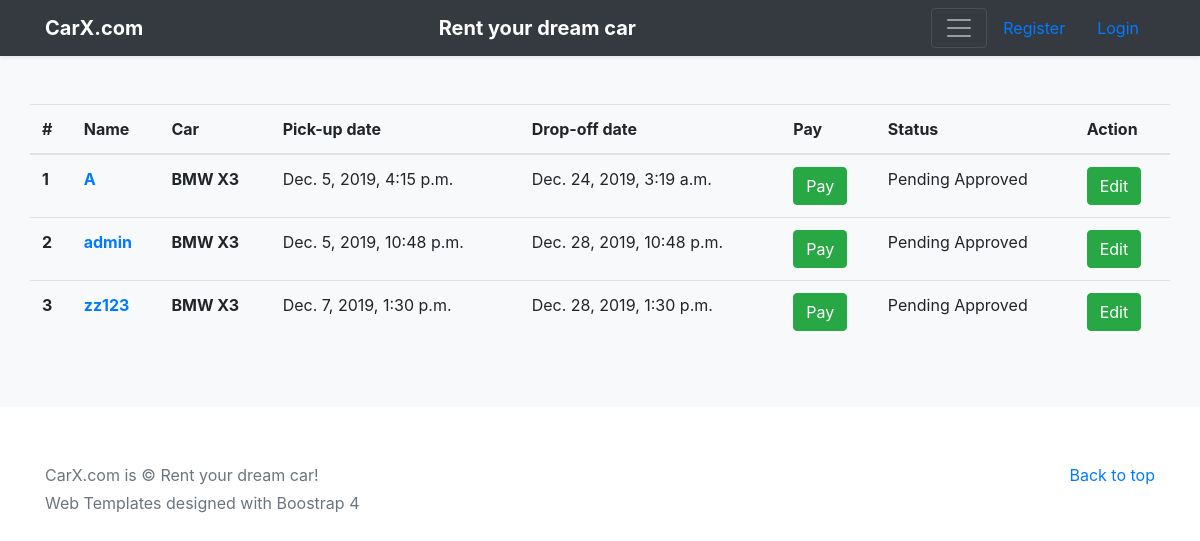
Before: /booking/all with the older database file.
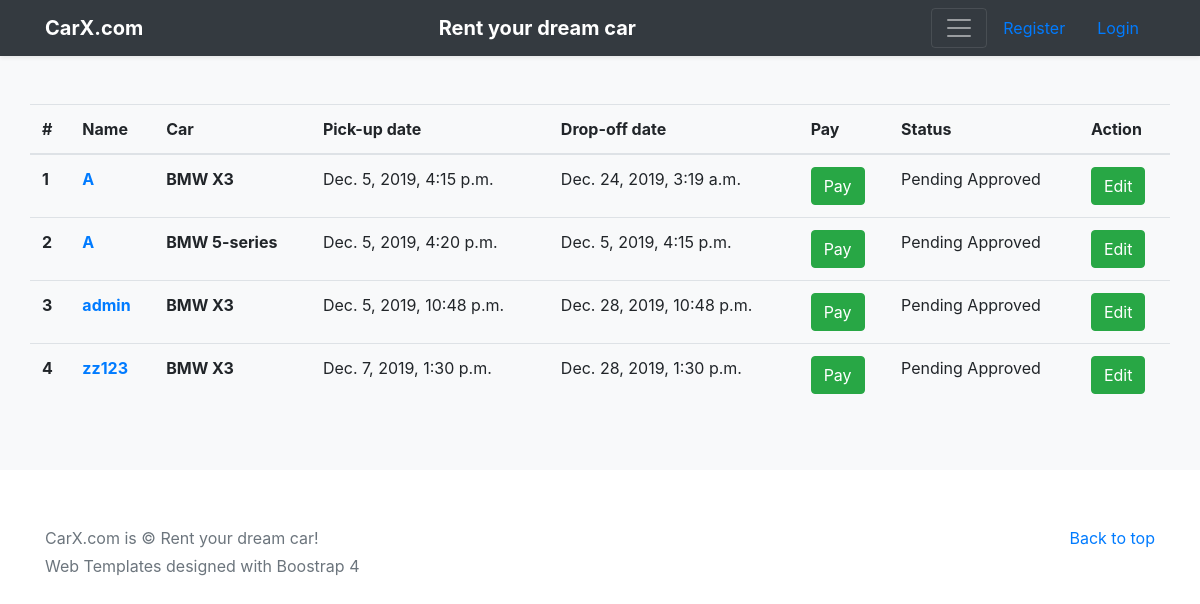
After: the same page with the newer database file.
### app/models.py (models this page shows, shortened)
class Booking(models.Model):
    customer = models.ForeignKey(Customer, on_delete=models.CASCADE, related_name='customer')
    car = models.ForeignKey(Car, on_delete=models.CASCADE, related_name='car')
    pick_up_date = models.DateTimeField(null=True, blank=True, verbose_name='pick_up_time')
    drop_off_date = models.DateTimeField(null=True, blank=True, verbose_name='return_time')
    status = models.BooleanField(default=False)
    class Meta:
        verbose_name = "Booking"
        verbose_name_plural = verbose_name
        ordering = ('pick_up_date',)

class Customer(AbstractUser):
    driver_license = models.CharField(max_length=50, blank=True, null=True)
    birth_date = models.CharField(max_length=30, blank=True, null=True)
    phone = models.CharField(max_length=30, blank=True, null=True)
    class Meta:
        verbose_name = "Customer"
        verbose_name_plural = verbose_name

class Car(models.Model):
    name = models.CharField(max_length=200, verbose_name='name')
    type_choices = (('Economy', 'Economy'), ('Standard', 'Standard'),
                    ('Estate', 'Estate'), ('luxury', 'luxury'), ('SUV', 'SUV'),
    )
    type = models.CharField(max_length=20, choices=type_choices, null=True, blank=True)
    image = models.ImageField(upload_to='img/', null=True, blank=True)
    year = models.IntegerField(verbose_name='production_year')
    hour_rate = models.FloatField(verbose_name='hour_rate')
    created = models.DateTimeField(verbose_name='created_time', auto_now_add=True)
    status = models.BooleanField(default=True)
    class Meta:
        verbose_name = "car"
        verbose_name_plural = verbose_name
        ordering = ['-created']

### app/views.py (the view)
# urls.py: path('booking/all', views.AllBookingList.as_view(), name='all_booking'),  # list of booking for admin
class AllBookingList(ListView):
    model = Booking  # set the list view model
    template_name = 'all_booking.html'  #  template which we need to render to user

### app/templates/all_booking.html (shortened to what this page needs)
{% extends 'base.html' %}
{% block main %}
<main role="main">
  <div class="album py-5 bg-light">
    <div class="container">
      <div class="row">
            <table class="table table-hover">
              <thead>
                <tr>
                  <th scope="col">#</th>
                  <th scope="col">Name</th>
                    <th scope="col">Car</th>
                  <th scope="col">Pick-up date</th>
                  <th scope="col">Drop-off date</th>
                    <th scope="col">Pay</th>
                  <th scope="col">Status</th>
                    <th scope="col">Action</th>
                </tr>
              </thead>
              <tbody>
              {% for booking in object_list %}
                  <tr>
                      <th scope="row">{{ forloop.counter }} </th>
                      <th scope="row"><a class="text-primary" href="{% url 'app:customer_detail' booking.customer.id %}">{{ booking.customer.username }}</a></th>
                      <th scope="row">{{ booking.car.name }}</th>
                      <td>{{ booking.pick_up_date }}</td>
                      <td>{{ booking.drop_off_date }}</td>
                      <td><a href="" class="btn btn-success">Pay</a></td>
                      {% if booking.status %}
                          <td>Approved</td>
                      {% else %}
                          <td>Pending Approved</td>
                      {% endif %}
                        <td>
                            <a href="{% url 'app:booking_update' booking.id %}" class="btn btn-success">Edit</a>
                        </td>
                    </tr>
              {% endfor %}
              </tbody>
            </table>
      </div>
    </div>
  </div>
</main>
{% endblock %}

### app/templates/base.html (shortened to what this page needs)
{% load static %}
<!doctype html>
<html lang="en">
  <head>
    <link href="{% static 'css/bootstrap.min.css' %}" rel="stylesheet">
    <link href="{% static 'css/custom.css' %}" rel="stylesheet">
  </head>
  <body>
    <header>
      <div class="navbar navbar-dark bg-dark shadow-sm">
        <div class="container d-flex">
          <a href="{% url 'app:home_page' %}" class="navbar-brand flex-grow-1">
            <strong>CarX.com</strong>
          </a>
            <a href="#" class="navbar-brand flex-grow-1">
            <strong>Rent your dream car</strong>
          </a>
          <button class="navbar-toggler" type="button" data-toggle="collapse" data-target="#navbarHeader" aria-controls="navbarHeader" aria-expanded="false" aria-label="Toggle navigation">
            <span class="navbar-toggler-icon"></span>
          </button>
            {% if user.is_authenticated %}
                {% if request.user.is_superuser %}
                    <a href="{% url 'app:all_booking' %}" class="nav-link" style="color: whitesmoke">All Bookings</a>
                {% endif %}
                <a href="{% url 'app:booking_list' request.user.id %}" class="nav-link" style="color: whitesmoke">My Bookings</a>
                <a href="{% url 'app:customer_detail' user.id %}" class="nav-link" style="color: whitesmoke">{{ user.username}}</a>
                <a href="{% url 'logout' %}" class="nav-link" style="color: whitesmoke">Logout</a>
            {% else %}
                <a href="{% url 'app:register' %}" class="nav-link">Register</a>
                <a href="{% url 'login' %}" class="nav-link">Login</a>
            {% endif %}
        </div>
      </div>
    </header>
    {% block main %}
    {% endblock %}
    <footer class="text-muted">
      <div class="container mt-2">
        <p class="float-right">
          <a href="#">Back to top</a>
        </p>
        <p>CarX.com is &copy; Rent your dream car!</p>
          <p>Web Templates designed with Boostrap 4</p>
      </div>
    </footer>
  </body>
</html>

### app/static/css/custom.css (style rules this page uses)
footer { padding-top: 3rem; padding-bottom: 3rem; }
footer p { margin-bottom: .25rem; }

Changed rows visible on the page:
added Booking: customer.username "A", car.name "BMW 5-series", pick_up_date "Dec. 5, 2019, 4:20 p.m.", drop_off_date "Dec. 5, 2019, 4:15 p.m.", status "Pending Approved"
